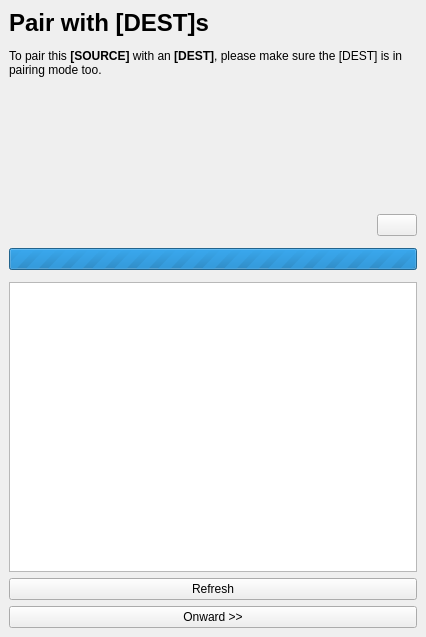
<?xml version="1.0" encoding="UTF-8"?>
<ui version="4.0">
 <class>PairingWizard</class>
 <widget class="QWidget" name="PairingWizard">
  <property name="geometry">
   <rect>
    <x>0</x>
    <y>0</y>
    <width>426</width>
    <height>637</height>
   </rect>
  </property>
  <property name="sizePolicy">
   <sizepolicy hsizetype="Minimum" vsizetype="Minimum">
    <horstretch>0</horstretch>
    <verstretch>0</verstretch>
   </sizepolicy>
  </property>
  <property name="windowTitle">
   <string>pairingWizard</string>
  </property>
  <layout class="QVBoxLayout" name="verticalLayout">
   <property name="spacing">
    <number>0</number>
   </property>
   <property name="leftMargin">
    <number>0</number>
   </property>
   <property name="topMargin">
    <number>0</number>
   </property>
   <property name="rightMargin">
    <number>0</number>
   </property>
   <property name="bottomMargin">
    <number>0</number>
   </property>
   <item>
    <widget class="QStackedWidget" name="stackedWidget">
     <property name="sizePolicy">
      <sizepolicy hsizetype="Minimum" vsizetype="Minimum">
       <horstretch>0</horstretch>
       <verstretch>0</verstretch>
      </sizepolicy>
     </property>
     <property name="currentIndex">
      <number>0</number>
     </property>
     <widget class="QWidget" name="pagePairWithPeers">
      <layout class="QVBoxLayout" name="verticalLayout_7">
       <item>
        <widget class="QLabel" name="labelBodyPair">
         <property name="sizePolicy">
          <sizepolicy hsizetype="Minimum" vsizetype="Minimum">
           <horstretch>0</horstretch>
           <verstretch>0</verstretch>
          </sizepolicy>
         </property>
         <property name="text">
          <string>&lt;html&gt;&lt;head/&gt;&lt;body&gt;&lt;p&gt;&lt;span style=&quot; font-size:xx-large; font-weight:600;&quot;&gt;Pair with [DEST]s&lt;/span&gt;&lt;/p&gt;&lt;p&gt;To pair this &lt;span style=&quot; font-weight:600;&quot;&gt;[SOURCE]&lt;/span&gt; with an &lt;span style=&quot; font-weight:600;&quot;&gt;[DEST]&lt;/span&gt;, please make sure the [DEST] is in pairing mode too.&lt;/p&gt;&lt;/body&gt;&lt;/html&gt;</string>
         </property>
         <property name="textFormat">
          <enum>Qt::RichText</enum>
         </property>
         <property name="wordWrap">
          <bool>true</bool>
         </property>
        </widget>
       </item>
       <item>
        <widget class="PortableIDWidget" name="widgetMyCertificate" native="true">
         <property name="sizePolicy">
          <sizepolicy hsizetype="Minimum" vsizetype="Minimum">
           <horstretch>0</horstretch>
           <verstretch>30</verstretch>
          </sizepolicy>
         </property>
        </widget>
       </item>
       <item>
        <layout class="QHBoxLayout" name="horizontalLayout_4">
         <item>
          <spacer name="horizontalSpacer_3">
           <property name="orientation">
            <enum>Qt::Horizontal</enum>
           </property>
           <property name="sizeHint" stdset="0">
            <size>
             <width>40</width>
             <height>20</height>
            </size>
           </property>
          </spacer>
         </item>
         <item>
          <widget class="QPushButton" name="pushButtonCameraPair">
           <property name="toolTip">
            <string>Use this to pair manually using camera/QR-code</string>
           </property>
           <property name="text">
            <string/>
           </property>
           <property name="icon">
            <iconset resource="../../libres/resources/icons.qrc">
             <normaloff>:/icons/qrcode.svg</normaloff>:/icons/qrcode.svg</iconset>
           </property>
          </widget>
         </item>
        </layout>
       </item>
       <item>
        <widget class="NetworkSettingsWidget" name="widgetNetworkSettings" native="true">
         <property name="sizePolicy">
          <sizepolicy hsizetype="Minimum" vsizetype="Minimum">
           <horstretch>0</horstretch>
           <verstretch>0</verstretch>
          </sizepolicy>
         </property>
        </widget>
       </item>
       <item>
        <widget class="QProgressBar" name="progressBarSearching">
         <property name="maximum">
          <number>0</number>
         </property>
         <property name="value">
          <number>0</number>
         </property>
        </widget>
       </item>
       <item>
        <widget class="PairingListWidget" name="widgetPairingList" native="true">
         <property name="sizePolicy">
          <sizepolicy hsizetype="Expanding" vsizetype="Expanding">
           <horstretch>0</horstretch>
           <verstretch>0</verstretch>
          </sizepolicy>
         </property>
        </widget>
       </item>
       <item>
        <widget class="QListView" name="listViewNodes">
         <property name="sizePolicy">
          <sizepolicy hsizetype="Expanding" vsizetype="Expanding">
           <horstretch>0</horstretch>
           <verstretch>70</verstretch>
          </sizepolicy>
         </property>
         <property name="horizontalScrollBarPolicy">
          <enum>Qt::ScrollBarAlwaysOff</enum>
         </property>
         <property name="editTriggers">
          <set>QAbstractItemView::NoEditTriggers</set>
         </property>
         <property name="showDropIndicator" stdset="0">
          <bool>false</bool>
         </property>
         <property name="dragDropMode">
          <enum>QAbstractItemView::DragOnly</enum>
         </property>
         <property name="alternatingRowColors">
          <bool>true</bool>
         </property>
         <property name="selectionBehavior">
          <enum>QAbstractItemView::SelectRows</enum>
         </property>
         <property name="textElideMode">
          <enum>Qt::ElideMiddle</enum>
         </property>
         <property name="movement">
          <enum>QListView::Snap</enum>
         </property>
        </widget>
       </item>
       <item>
        <widget class="QPushButton" name="pushButtonRefresh">
         <property name="text">
          <string>Refresh</string>
         </property>
        </widget>
       </item>
       <item>
        <widget class="QPushButton" name="pushButtonMaybeOnward">
         <property name="sizePolicy">
          <sizepolicy hsizetype="Minimum" vsizetype="Minimum">
           <horstretch>0</horstretch>
           <verstretch>0</verstretch>
          </sizepolicy>
         </property>
         <property name="text">
          <string>Onward &gt;&gt;</string>
         </property>
        </widget>
       </item>
      </layout>
     </widget>
     <widget class="QWidget" name="pagePeerDetail">
      <layout class="QVBoxLayout" name="verticalLayout_6">
       <item>
        <widget class="PairingTrustWidget" name="widgetPairingTrust" native="true">
         <property name="sizePolicy">
          <sizepolicy hsizetype="Minimum" vsizetype="Expanding">
           <horstretch>0</horstretch>
           <verstretch>0</verstretch>
          </sizepolicy>
         </property>
        </widget>
       </item>
      </layout>
     </widget>
     <widget class="QWidget" name="pageNoPeers">
      <layout class="QVBoxLayout" name="verticalLayout_10">
       <item>
        <layout class="QHBoxLayout" name="horizontalLayout_7">
         <item>
          <widget class="QStackedWidget" name="stackedWidgetNoMessage">
           <property name="currentIndex">
            <number>0</number>
           </property>
           <widget class="QWidget" name="pageNoMessageControl">
            <layout class="QVBoxLayout" name="verticalLayout_4">
             <property name="spacing">
              <number>0</number>
             </property>
             <property name="leftMargin">
              <number>0</number>
             </property>
             <property name="topMargin">
              <number>0</number>
             </property>
             <property name="rightMargin">
              <number>0</number>
             </property>
             <property name="bottomMargin">
              <number>0</number>
             </property>
             <item>
              <widget class="QLabel" name="labelBodyNoControl">
               <property name="sizePolicy">
                <sizepolicy hsizetype="Expanding" vsizetype="Minimum">
                 <horstretch>0</horstretch>
                 <verstretch>0</verstretch>
                </sizepolicy>
               </property>
               <property name="text">
                <string>&lt;html&gt;&lt;head/&gt;&lt;body&gt;&lt;p&gt;&lt;span style=&quot; font-size:xx-large; font-weight:600;&quot;&gt;No Agents&lt;/span&gt;&lt;/p&gt;&lt;p&gt;You may find that using your &lt;span style=&quot; font-weight:600;&quot;&gt;remote&lt;/span&gt; or &lt;span style=&quot; font-weight:600;&quot;&gt;hub&lt;/span&gt; without an agent to control can be unfulfilling. That is why we strongly encourage you to set up at least one &lt;span style=&quot; font-weight:600;&quot;&gt;agent&lt;/span&gt;.&lt;/p&gt;&lt;p&gt;You can set up your agents at any time and pair them with this control whenever you are ready.&lt;/p&gt;&lt;/body&gt;&lt;/html&gt;</string>
               </property>
               <property name="textFormat">
                <enum>Qt::RichText</enum>
               </property>
               <property name="wordWrap">
                <bool>true</bool>
               </property>
              </widget>
             </item>
            </layout>
           </widget>
           <widget class="QWidget" name="pageNoMessageAgent">
            <layout class="QVBoxLayout" name="verticalLayout_5">
             <property name="spacing">
              <number>0</number>
             </property>
             <property name="leftMargin">
              <number>0</number>
             </property>
             <property name="topMargin">
              <number>0</number>
             </property>
             <property name="rightMargin">
              <number>0</number>
             </property>
             <property name="bottomMargin">
              <number>0</number>
             </property>
             <item>
              <widget class="QLabel" name="labelBodyNoAgent">
               <property name="sizePolicy">
                <sizepolicy hsizetype="Expanding" vsizetype="Minimum">
                 <horstretch>0</horstretch>
                 <verstretch>0</verstretch>
                </sizepolicy>
               </property>
               <property name="text">
                <string>&lt;html&gt;&lt;head/&gt;&lt;body&gt;&lt;p&gt;&lt;span style=&quot; font-size:xx-large; font-weight:600;&quot;&gt;No Controls&lt;/span&gt;&lt;/p&gt;&lt;p&gt;You may find that using your agent without a &lt;span style=&quot; font-weight:600;&quot;&gt;remote&lt;/span&gt; or &lt;span style=&quot; font-weight:600;&quot;&gt;hub&lt;/span&gt; to control it can be unfulfilling. That is why we strongly encourage you to set up at least one &lt;span style=&quot; font-weight:600;&quot;&gt;control&lt;/span&gt;.&lt;/p&gt;&lt;p&gt;You can set up your controls at any time and pair it with this agent whenever you are ready.&lt;/p&gt;&lt;/body&gt;&lt;/html&gt;</string>
               </property>
               <property name="textFormat">
                <enum>Qt::RichText</enum>
               </property>
               <property name="wordWrap">
                <bool>true</bool>
               </property>
              </widget>
             </item>
            </layout>
           </widget>
          </widget>
         </item>
         <item>
          <widget class="QLabel" name="labelWarning">
           <property name="sizePolicy">
            <sizepolicy hsizetype="Minimum" vsizetype="Minimum">
             <horstretch>0</horstretch>
             <verstretch>0</verstretch>
            </sizepolicy>
           </property>
           <property name="toolTip">
            <string>This indicates that pairing using Zoo is enabled</string>
           </property>
           <property name="text">
            <string/>
           </property>
           <property name="pixmap">
            <pixmap resource="../../libres/resources/icons.qrc">:/icons/warning.svg</pixmap>
           </property>
          </widget>
         </item>
        </layout>
       </item>
       <item>
        <spacer name="verticalSpacer_12">
         <property name="orientation">
          <enum>Qt::Vertical</enum>
         </property>
         <property name="sizeHint" stdset="0">
          <size>
           <width>20</width>
           <height>391</height>
          </size>
         </property>
        </spacer>
       </item>
       <item>
        <widget class="QPushButton" name="pushButtonTryAgain">
         <property name="text">
          <string>&lt;&lt; Try pairing again</string>
         </property>
        </widget>
       </item>
       <item>
        <widget class="QPushButton" name="pushButtonDone">
         <property name="sizePolicy">
          <sizepolicy hsizetype="Minimum" vsizetype="Minimum">
           <horstretch>0</horstretch>
           <verstretch>0</verstretch>
          </sizepolicy>
         </property>
         <property name="text">
          <string>Done</string>
         </property>
        </widget>
       </item>
      </layout>
     </widget>
     <widget class="QWidget" name="pageCameraPairing">
      <layout class="QGridLayout" name="gridLayout">
       <property name="leftMargin">
        <number>0</number>
       </property>
       <property name="topMargin">
        <number>0</number>
       </property>
       <property name="rightMargin">
        <number>0</number>
       </property>
       <property name="bottomMargin">
        <number>0</number>
       </property>
       <property name="spacing">
        <number>0</number>
       </property>
       <item row="0" column="0">
        <widget class="CameraPairingWidget" name="widgetCameraPairing" native="true">
         <property name="sizePolicy">
          <sizepolicy hsizetype="Minimum" vsizetype="Expanding">
           <horstretch>0</horstretch>
           <verstretch>0</verstretch>
          </sizepolicy>
         </property>
        </widget>
       </item>
      </layout>
     </widget>
    </widget>
   </item>
  </layout>
 </widget>
 <customwidgets>
  <customwidget>
   <class>PortableIDWidget</class>
   <extends>QWidget</extends>
   <header location="global">node/PortableIDWidget.hpp</header>
   <container>1</container>
  </customwidget>
  <customwidget>
   <class>NetworkSettingsWidget</class>
   <extends>QWidget</extends>
   <header location="global">node/NetworkSettingsWidget.hpp</header>
   <container>1</container>
  </customwidget>
  <customwidget>
   <class>PairingListWidget</class>
   <extends>QWidget</extends>
   <header location="global">pairing/PairingListWidget.hpp</header>
   <container>1</container>
  </customwidget>
  <customwidget>
   <class>CameraPairingWidget</class>
   <extends>QWidget</extends>
   <header location="global">pairing/CameraPairingWidget.hpp</header>
   <container>1</container>
  </customwidget>
  <customwidget>
   <class>PairingTrustWidget</class>
   <extends>QWidget</extends>
   <header location="global">pairing/PairingTrustWidget.hpp</header>
   <container>1</container>
  </customwidget>
 </customwidgets>
 <resources>
  <include location="../../libres/resources/icons.qrc"/>
 </resources>
 <connections/>
</ui>
